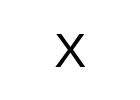
    <widget class="QFrame" name="frame_3">
     <property name="geometry">
      <rect>
       <x>25</x>
       <y>35</y>
       <width>140</width>
       <height>100</height>
      </rect>
     </property>
     <property name="styleSheet">
      <string notr="true">QFrame {
	border: 2px solid rgb(255,255,255);
	border-radius: 8px;
	background-color: rgb(255,255,255);
}
QLabel {
	border: 0px;
}</string>
     </property>
     <property name="frameShape">
      <enum>QFrame::StyledPanel</enum>
     </property>
     <property name="frameShadow">
      <enum>QFrame::Raised</enum>
     </property>
     <widget class="QLabel" name="label_2">
      <property name="geometry">
       <rect>
        <x>10</x>
        <y>10</y>
        <width>121</width>
        <height>81</height>
       </rect>
      </property>
      <property name="font">
       <font>
        <family>Segoe UI</family>
        <pointsize>36</pointsize>
        <weight>50</weight>
        <bold>false</bold>
       </font>
      </property>
      <property name="text">
       <string>01</string>
      </property>
      <property name="alignment">
       <set>Qt::AlignCenter</set>
      </property>
     </widget>
     <widget class="QFrame" name="frame_4">
      <property name="geometry">
       <rect>
        <x>0</x>
        <y>0</y>
        <width>140</width>
        <height>100</height>
       </rect>
      </property>
      <property name="styleSheet">
       <string notr="true">QFrame {
	border: 2px solid rgb(255,255,255);
	border-radius: 8px;
	background-color: rgb(255,255,255);
}
QLabel {
	border: 0px;
}</string>
      </property>
      <property name="frameShape">
       <enum>QFrame::StyledPanel</enum>
      </property>
      <property name="frameShadow">
       <enum>QFrame::Raised</enum>
      </property>
      <widget class="QLabel" name="label_numero_pedido">
       <property name="geometry">
        <rect>
         <x>10</x>
         <y>10</y>
         <width>121</width>
         <height>81</height>
        </rect>
       </property>
       <property name="font">
        <font>
         <family>Segoe UI</family>
         <pointsize>36</pointsize>
         <weight>50</weight>
         <bold>false</bold>
        </font>
       </property>
       <property name="text">
        <string>X</string>
       </property>
       <property name="alignment">
        <set>Qt::AlignCenter</set>
       </property>
      </widget>
     </widget>
    </widget>
